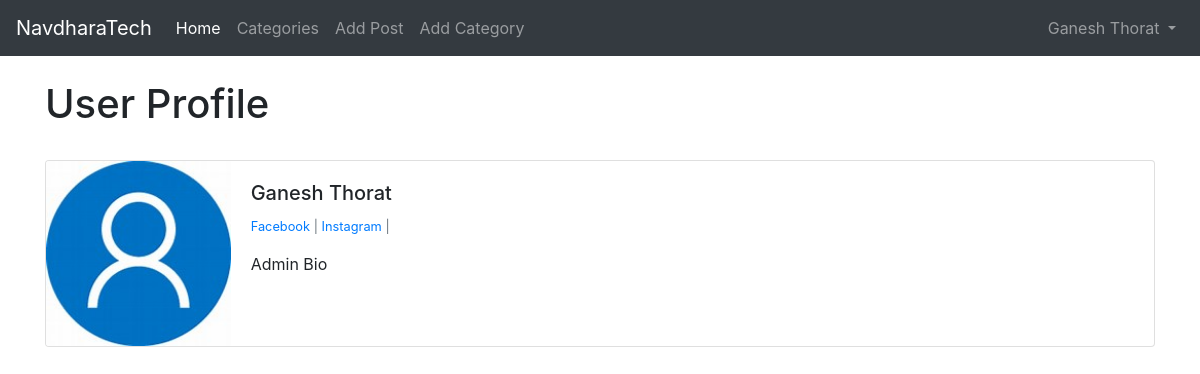
Screenshot of /members/1/profile/ (signed in) with the database file from the repository.
### blog/models.py (models this page shows, shortened)
class Profile(models.Model):
    user=models.OneToOneField(User,null=True , on_delete=models.CASCADE)
    bio= models.TextField()
    profile_pic=models.ImageField(null=True,blank=True,upload_to='images/profile')
    website_url=models.CharField(max_length=255,null=True,blank=True,)
    facebook_url=models.CharField(max_length=255,null=True,blank=True,)
    twitter_url=models.CharField(max_length=255,null=True,blank=True,)
    instagram_url=models.CharField(max_length=255,null=True,blank=True,)
    pinterest_url=models.CharField(max_length=255,null=True,blank=True,)

### members/views.py (the view)
# urls.py: path('<int:pk>/profile/',ShowProfilePageView.as_view(),name='show_profile_page'),
class ShowProfilePageView(DetailView):
    model=Profile
    template_name='registration/user_profile.html'
    def get_context_data(self,*args,**kwargs):
        context=super(ShowProfilePageView,self).get_context_data(*args,**kwargs)
        page_user= get_object_or_404(Profile,id=self.kwargs['pk'])
        context['page_user']=page_user
        return context

### members/templates/registration/user_profile.html (shortened to what this page needs)
{% extends 'base.html' %}
{% load static %}
{% block content %}
<h1>User Profile</h1>
<br/>
<div class="card mb-3">
    <div class="row no-gutters">
      <div class="col-md-2">
    {% if page_user.profile_pic %}
        <img src="{{ page_user.profile_pic.url }}" class="card-img">
    {% else %}
        <img src="{% static 'blog/images/profile.jpeg' %}" class="card-img">
    {% endif %}
      </div>
      <div class="col-md-10">
        <div class="card-body">
          <h5 class="card-title">{{page_user.user.first_name}} {{page_user.user.last_name}}</h5>
          <p class="small text-muted">
            {% if page_user.facebook_url %}
               <a href="{{ page_user.facebook_url }}">Facebook </a>|
            {% endif %}
            {% if page_user.instagram_url %}
               <a href="{{ page_user.instagram_url }}">Instagram </a>|
            {% endif %}
            </p>
          <p class="card-text">
            {{ page_user.bio }}
          </p>
        </div>
      </div>
    </div>
  </div>
<br/><br/>
{% endblock %}

### blog/templates/base.html (shortened to what this page needs)
{% load static %}
<!doctype html>
<html lang="en">
  <head>
    <link rel="stylesheet" href="https://cdn.jsdelivr.net/npm/bootstrap@4.5.3/dist/css/bootstrap.min.css">
  </head ><link rel="icon" href="{% static 'blog/images/favicon.ico' %}">
  <body>
    <header class="header sticky-top">
    <nav class="navbar navbar-expand-lg navbar-dark bg-dark" >
        <a class="navbar-brand" href=" ">NavdharaTech</a>
        <div class="collapse navbar-collapse" id="navbarSupportedContent">
          <ul class="navbar-nav mr-auto">
            <li class="nav-item active">
              <a class="nav-link" href="{% url 'home'%}">Home <span class="sr-only">(current)</span></a>
            </li>
            {% if cat_menu %}
            <li class="nav-item dropdown">
              <a class="nav-link dropdown-toggle" href="#" id="navbarDropdown" role="button" data-toggle="dropdown" aria-haspopup="true" aria-expanded="false">
                Categories
              </a>
              <div class="dropdown-menu" aria-labelledby="navbarDropdown">
                {% for item in cat_menu %}
                <a class="dropdown-item" href="{% url 'category' item|slugify %}">{{item}}</a>
                {% endfor %}
              </div>
            </li>
            {% else %}
            <li class="nav-item">
              <a class="nav-link" href="{% url 'category-list' %}">Categories</a>
            </li>
            {% endif %}
            {% if user.is_authenticated %}
            <li class="nav-item">
              <a class="nav-link" href="{% url 'add_post' %}">Add Post</a>
            </li>
            <li class="nav-item">
              <a class="nav-link" href="{% url 'add_category' %}">Add Category</a>
            </li>
            {% endif %}
          </ul>
          {% if user.is_authenticated %}
          <ul class="navbar-nav mr-right">
            <li class="nav-item dropdown">
              <a class="nav-link dropdown-toggle" href="#" id="navbarDropdown" role="button" data-toggle="dropdown" aria-haspopup="true" aria-expanded="false">
                {{ user.first_name }} {{ user.last_name}}
              </a>
          </ul>
          {% endif %}
        </div>
      </nav>
    </header>
      <br/>
      <div class="container">
        {% block content %}
        {% endblock %}
      </div>
  </body>
</html>

### rows the page displays
Profile: user.first_name "Ganesh", user.last_name "Thorat", bio "Admin Bio"

### other values shown
{{ user.first_name }} "Ganesh"
{{ user.last_name }} "Thorat"
